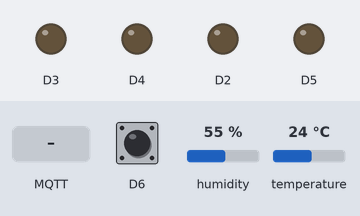
The sketch below on a simulated ESP8266 (NodeMCU). On the bench: output pins drawn as LEDs (lit = HIGH). The test bench sets the inputs (shaded band); at power-on: D6 HIGH, humidity 55 %, temperature 24 °C. WiFi joins after 1.5 s; servers stay silent unless stated; random numbers use the default seed unless the sketch sets one; no MQTT or app messages arrive unless stated; what the sketch prints to the serial monitor is not drawn.

Above: at 0.0 s.
At 2.7 s:
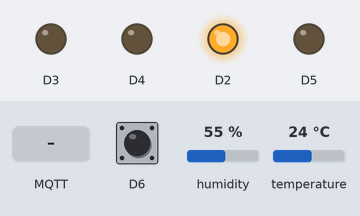
2.8 s: D6 pulled LOW for 0.15 s
At 3.5 s:
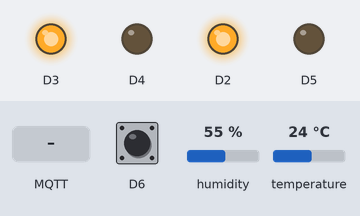
4.4 s: MQTT message "lamp1" arrives on the first subscribed topic
Timing chart, 0 to 7.4 s (numbered marks = the images above; inputs shaded):
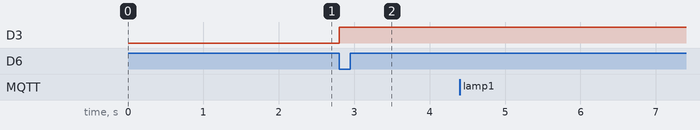

Measured:
- after the input at 2.8 s, D3: LOW → HIGH at once
- after the input at 4.4 s, every drawn part: stays the same

The sketch:

iot.ino
```cpp
#include <NTPClient.h>
#include <ESP8266WiFi.h>
#include <WiFiUdp.h>
#include <PubSubClient.h>
#include <DHT.h>
#include <ArduinoJson.h>
#include <string.h>

// Cập nhật thông tin wifi
#define ssid "Truong Hieu"
#define password "17191912"
const long utcOffsetInSeconds = 25200;
// Define NTP Client to get time
WiFiUDP ntpUDP;
NTPClient timeClient(ntpUDP, "pool.ntp.org", utcOffsetInSeconds);

// Thông tin về MQTT Broker
#define mqtt_server "broker.mqttdashboard.com" // Địa chỉ server
#define mqtt_topic_pub "demo"   //Tạo topic tên là demo
#define mqtt_topic_sub "helo"

const uint16_t mqtt_port = 1883; //Port của CloudMQTT

//Khai báo chân của cảm biến nhiệt độ
const int DHTTYPE = DHT11;
const int DHTPIN = D1;
const int lamp1 = D2;
int infrareStatus = 0;
int statusLamp1 = 0, timerLamp1 = 0, checkLamp1 = 0;
int statusLamp2 = 0, checkLamp2 = 0;
int statusPan = 0, timerPan = 0, checkPan = 0;
int statusLock = 0, checkLock = 0;
long startLamp1, startPan;
DHT dht(DHTPIN, DHTTYPE);

WiFiClient espClient;
PubSubClient client(espClient);

long lastMsg = 0;
char msg[50];

void setup() {
  Serial.begin(115200);
  //set up wifi
  setup_wifi();
  //set up sensor
  pinMode(D0, INPUT_PULLUP); // Đặt chân D0 để làm cổng đọc digital
  pinMode(D6, INPUT_PULLUP);
  pinMode(D2, OUTPUT); //Đặt chân D2 ở chế độ output
  pinMode(D3, OUTPUT);
  pinMode(D4, OUTPUT);
  pinMode(D5, OUTPUT);
  dht.begin();
  timeClient.begin();
  //set up pubsub
  client.setServer(mqtt_server, mqtt_port);
  client.setCallback(callback);
}

// Hàm kết nối wifi
void setup_wifi() {
  delay(10);
  Serial.println();
  Serial.print("Connecting to ");
  Serial.println(ssid);
  WiFi.begin(ssid, password);
  digitalWrite(D6, 1);
  digitalWrite(D2, 1);
  while (WiFi.status() != WL_CONNECTED) {
    delay(500);
    Serial.print(".");
  }
  Serial.println("");
  Serial.println("WiFi connected");
  Serial.println("IP address: ");
  Serial.println(WiFi.localIP());
}

// Hàm call back để nhận dữ liệu.
void callback(char* topic, byte* payload, unsigned int length) {
  Serial.println(topic);
  if (strcmp(topic, "lamp1") == 0) {
    char messing[200];
    for (int i = 0; i < length; i++) {
      messing[i] = payload[i];
      //Serial.print(timer[i]);
    }
    StaticJsonBuffer<200> subscribes;
    JsonObject& root = subscribes.parseObject(messing);
    const char* status = root["Status"];
    statusLamp1 = int(status[0] - 48);
    Serial.println(statusLamp1);
    char timer[20];
    strcpy(timer, root["Timer"]);
    timerLamp1 = 0;
    for(int i = 0; timer[i] != '\0'; i++) {
        timerLamp1 = timerLamp1*10 + int(timer[i] - 48);
    }
    Serial.println(timerLamp1);
    checkLamp1 = 1;
    startLamp1 = millis();
  } else if (strcmp(topic, "lamp2") == 0) {
    char messing[200];
    for (int i = 0; i < length; i++) {
      messing[i] = payload[i];
      //Serial.print(timer[i]);
    }
    StaticJsonBuffer<200> subscribes;
    JsonObject& root = subscribes.parseObject(messing);
    const char* status = root["Status"];
    statusLamp2 = int(status[0] - 48);
    Serial.println(statusLamp2);
    digitalWrite(D3, statusLamp2);
  } else if (strcmp(topic, "lock") == 0) {
    char messing[200];
    for (int i = 0; i < length; i++) {
      messing[i] = payload[i];
      //Serial.print(timer[i]);
    }
    StaticJsonBuffer<200> subscribes;
    JsonObject& root = subscribes.parseObject(messing);
    const char* status = root["Status"];
    statusLock = int(status[0] - 48);
    Serial.println(statusLock);
    digitalWrite(D4, statusLock);
  } else if (strcmp(topic, "pan") == 0) {
    char messing[200];
    for (int i = 0; i < length; i++) {
      messing[i] = payload[i];
      //Serial.print(timer[i]);
    }
    StaticJsonBuffer<200> subscribes;
    JsonObject& root = subscribes.parseObject(messing);
    const char* status = root["Status"];
    statusPan = int(status[0] - 48);
    Serial.println(statusPan);
    char timer[20];
    strcpy(timer, root["Timer"]);
    timerPan = 0;
    for(int i = 0; timer[i] != '\0'; i++) {
        timerPan = timerPan*10 + int(timer[i] - 48);
    }
    Serial.println(timerPan);
    checkPan = 1;
    startPan = millis();
  }
}


// Hàm reconnect thực hiện kết nối lại khi mất kết nối với MQTT Broker
void reconnect() {
  // Chờ tới khi kết nối
  while (!client.connected()) {
    Serial.print("Attempting MQTT connection...");
    // Thực hiện kết nối với mqtt
    String clientId = "ESP8266Client-";
    clientId += String(random(0xffff), HEX);
    if (client.connect(clientId.c_str())) {
      Serial.println("connected");
      // Khi kết nối sẽ publish thông báo
      client.publish(mqtt_topic_pub, "ESP_reconnected");
      // ... và nhận lại thông tin này
      client.subscribe(mqtt_topic_sub);
      client.subscribe("lamp1");
      client.subscribe("lamp2");
      client.subscribe("pan");
      client.subscribe("lock");
    } else {
      Serial.print("failed, rc=");
      Serial.print(client.state());
      Serial.println(" try again in 5 seconds");
      // Đợi 5s
      delay(5000);
    }
  }
}


void loop() {
  // Kiểm tra kết nối
  if (!client.connected()) {
    reconnect();
  }

  client.loop();
  long now = millis();
  infrareStatus = digitalRead(D6);

  if (infrareStatus == 0) {
      digitalWrite(D3, 1);
    }

  if (checkLamp1 && (now - startLamp1 > timerLamp1*1000*60)) {
      digitalWrite(D2, statusLamp1);
      checkLamp1 = 0;
    }

   if (checkPan && (now - startPan > timerPan*1000*60)) {
      digitalWrite(D5, statusPan);
      checkPan = 0;
    }


  if (now - lastMsg > 2000) {
    //đọc nhiệt độ, độ ẩm
    float h = dht.readHumidity();    //Đọc độ ẩm
    float t = dht.readTemperature(); //Đọc nhiệt độ

    lastMsg = now;
    StaticJsonBuffer<300> JSONbuffer;
    JsonObject& JSONencoder = JSONbuffer.createObject();
    JSONencoder["humidityAir"] = h;
    JSONencoder["temperature"] = t;

    char JSONmessageBuffer[100];
    JSONencoder.printTo(JSONmessageBuffer, sizeof(JSONmessageBuffer));
    client.publish(mqtt_topic_pub, JSONmessageBuffer);
  }
  delay(20);
}
```
